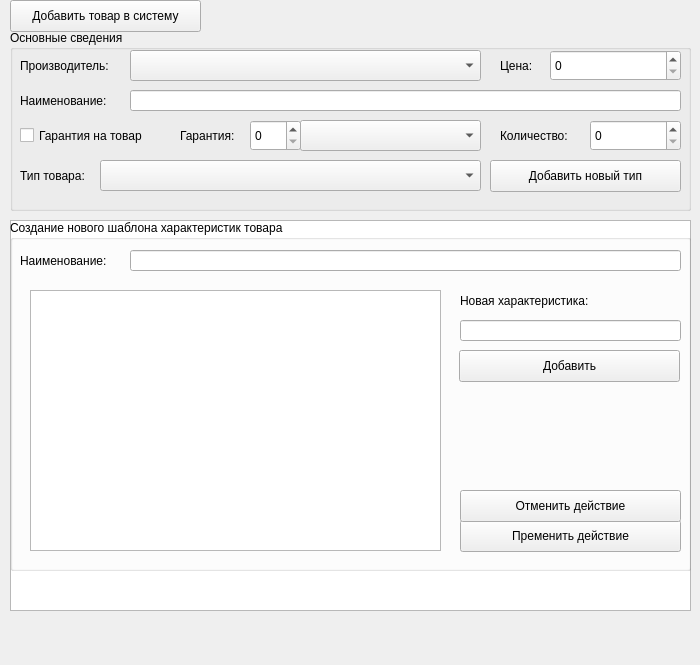
<?xml version="1.0" encoding="UTF-8"?>
<ui version="4.0">
 <class>MainWindow</class>
 <widget class="QMainWindow" name="MainWindow">
  <property name="geometry">
   <rect>
    <x>0</x>
    <y>0</y>
    <width>700</width>
    <height>665</height>
   </rect>
  </property>
  <property name="windowTitle">
   <string>MainWindow</string>
  </property>
  <widget class="QWidget" name="centralwidget">
   <widget class="QPushButton" name="pushButton">
    <property name="geometry">
     <rect>
      <x>10</x>
      <y>0</y>
      <width>191</width>
      <height>32</height>
     </rect>
    </property>
    <property name="text">
     <string>Добавить товар в систему</string>
    </property>
   </widget>
   <widget class="QGroupBox" name="groupBox">
    <property name="geometry">
     <rect>
      <x>10</x>
      <y>30</y>
      <width>681</width>
      <height>181</height>
     </rect>
    </property>
    <property name="title">
     <string>Основные сведения</string>
    </property>
    <widget class="QLabel" name="label">
     <property name="geometry">
      <rect>
       <x>10</x>
       <y>20</y>
       <width>111</width>
       <height>31</height>
      </rect>
     </property>
     <property name="text">
      <string>Производитель:</string>
     </property>
    </widget>
    <widget class="QComboBox" name="comboBox">
     <property name="geometry">
      <rect>
       <x>120</x>
       <y>20</y>
       <width>351</width>
       <height>31</height>
      </rect>
     </property>
    </widget>
    <widget class="QLabel" name="label_2">
     <property name="geometry">
      <rect>
       <x>490</x>
       <y>20</y>
       <width>41</width>
       <height>31</height>
      </rect>
     </property>
     <property name="text">
      <string>Цена:</string>
     </property>
    </widget>
    <widget class="QSpinBox" name="spinBox">
     <property name="geometry">
      <rect>
       <x>540</x>
       <y>20</y>
       <width>131</width>
       <height>31</height>
      </rect>
     </property>
     <property name="maximum">
      <number>1000000</number>
     </property>
    </widget>
    <widget class="QLabel" name="label_3">
     <property name="geometry">
      <rect>
       <x>10</x>
       <y>60</y>
       <width>111</width>
       <height>21</height>
      </rect>
     </property>
     <property name="text">
      <string>Наименование:</string>
     </property>
    </widget>
    <widget class="QLineEdit" name="lineEdit">
     <property name="geometry">
      <rect>
       <x>120</x>
       <y>60</y>
       <width>551</width>
       <height>21</height>
      </rect>
     </property>
    </widget>
    <widget class="QCheckBox" name="checkBox">
     <property name="geometry">
      <rect>
       <x>10</x>
       <y>90</y>
       <width>141</width>
       <height>31</height>
      </rect>
     </property>
     <property name="text">
      <string>Гарантия на товар</string>
     </property>
    </widget>
    <widget class="QSpinBox" name="spinBox_2">
     <property name="geometry">
      <rect>
       <x>240</x>
       <y>90</y>
       <width>51</width>
       <height>31</height>
      </rect>
     </property>
    </widget>
    <widget class="QLabel" name="label_4">
     <property name="geometry">
      <rect>
       <x>170</x>
       <y>90</y>
       <width>61</width>
       <height>31</height>
      </rect>
     </property>
     <property name="text">
      <string>Гарантия:</string>
     </property>
    </widget>
    <widget class="QComboBox" name="comboBox_2">
     <property name="geometry">
      <rect>
       <x>290</x>
       <y>90</y>
       <width>181</width>
       <height>31</height>
      </rect>
     </property>
    </widget>
    <widget class="QLabel" name="label_5">
     <property name="geometry">
      <rect>
       <x>490</x>
       <y>90</y>
       <width>81</width>
       <height>31</height>
      </rect>
     </property>
     <property name="text">
      <string>Количество:</string>
     </property>
    </widget>
    <widget class="QSpinBox" name="spinBox_3">
     <property name="geometry">
      <rect>
       <x>580</x>
       <y>90</y>
       <width>91</width>
       <height>31</height>
      </rect>
     </property>
    </widget>
    <widget class="QComboBox" name="comboBox_3">
     <property name="geometry">
      <rect>
       <x>90</x>
       <y>130</y>
       <width>381</width>
       <height>31</height>
      </rect>
     </property>
    </widget>
    <widget class="QLabel" name="label_6">
     <property name="geometry">
      <rect>
       <x>10</x>
       <y>130</y>
       <width>81</width>
       <height>31</height>
      </rect>
     </property>
     <property name="text">
      <string>Тип товара:</string>
     </property>
    </widget>
    <widget class="QComboBox" name="comboBox_4">
     <property name="geometry">
      <rect>
       <x>120</x>
       <y>220</y>
       <width>351</width>
       <height>31</height>
      </rect>
     </property>
    </widget>
    <widget class="QPushButton" name="pushButton_2">
     <property name="geometry">
      <rect>
       <x>480</x>
       <y>130</y>
       <width>191</width>
       <height>32</height>
      </rect>
     </property>
     <property name="text">
      <string>Добавить новый тип</string>
     </property>
    </widget>
   </widget>
   <widget class="QScrollArea" name="scrollArea">
    <property name="geometry">
     <rect>
      <x>10</x>
      <y>220</y>
      <width>681</width>
      <height>391</height>
     </rect>
    </property>
    <property name="widgetResizable">
     <bool>true</bool>
    </property>
    <widget class="QWidget" name="scrollAreaWidgetContents">
     <property name="geometry">
      <rect>
       <x>0</x>
       <y>0</y>
       <width>679</width>
       <height>389</height>
      </rect>
     </property>
     <widget class="QTableWidget" name="tableWidget_3">
      <property name="geometry">
       <rect>
        <x>-1</x>
        <y>-1</y>
        <width>681</width>
        <height>391</height>
       </rect>
      </property>
     </widget>
    </widget>
   </widget>
   <widget class="QGroupBox" name="groupBox_2">
    <property name="geometry">
     <rect>
      <x>10</x>
      <y>220</y>
      <width>681</width>
      <height>351</height>
     </rect>
    </property>
    <property name="title">
     <string>Создание нового шаблона характеристик товара </string>
    </property>
    <widget class="QLabel" name="label_13">
     <property name="geometry">
      <rect>
       <x>10</x>
       <y>30</y>
       <width>111</width>
       <height>21</height>
      </rect>
     </property>
     <property name="text">
      <string>Наименование:</string>
     </property>
    </widget>
    <widget class="QLineEdit" name="lineEdit_8">
     <property name="geometry">
      <rect>
       <x>120</x>
       <y>30</y>
       <width>551</width>
       <height>21</height>
      </rect>
     </property>
    </widget>
    <widget class="QScrollArea" name="scrollArea_5">
     <property name="geometry">
      <rect>
       <x>20</x>
       <y>70</y>
       <width>411</width>
       <height>261</height>
      </rect>
     </property>
     <property name="widgetResizable">
      <bool>true</bool>
     </property>
     <widget class="QWidget" name="scrollAreaWidgetContents_5">
      <property name="geometry">
       <rect>
        <x>0</x>
        <y>0</y>
        <width>409</width>
        <height>259</height>
       </rect>
      </property>
      <widget class="QTableWidget" name="tableWidget_5">
       <property name="geometry">
        <rect>
         <x>-1</x>
         <y>-1</y>
         <width>411</width>
         <height>261</height>
        </rect>
       </property>
       <attribute name="horizontalHeaderVisible">
        <bool>false</bool>
       </attribute>
       <attribute name="verticalHeaderVisible">
        <bool>false</bool>
       </attribute>
      </widget>
     </widget>
    </widget>
    <widget class="QLabel" name="label_14">
     <property name="geometry">
      <rect>
       <x>450</x>
       <y>70</y>
       <width>211</width>
       <height>21</height>
      </rect>
     </property>
     <property name="text">
      <string>Новая характеристика:</string>
     </property>
    </widget>
    <widget class="QLineEdit" name="lineEdit_9">
     <property name="geometry">
      <rect>
       <x>450</x>
       <y>100</y>
       <width>221</width>
       <height>21</height>
      </rect>
     </property>
    </widget>
    <widget class="QPushButton" name="pushButton_12">
     <property name="geometry">
      <rect>
       <x>449</x>
       <y>130</y>
       <width>221</width>
       <height>32</height>
      </rect>
     </property>
     <property name="text">
      <string>Добавить</string>
     </property>
    </widget>
    <widget class="QPushButton" name="pushButton_13">
     <property name="geometry">
      <rect>
       <x>450</x>
       <y>300</y>
       <width>221</width>
       <height>32</height>
      </rect>
     </property>
     <property name="text">
      <string>Пременить действие</string>
     </property>
    </widget>
    <widget class="QPushButton" name="pushButton_14">
     <property name="geometry">
      <rect>
       <x>450</x>
       <y>270</y>
       <width>221</width>
       <height>32</height>
      </rect>
     </property>
     <property name="text">
      <string>Отменить действие</string>
     </property>
    </widget>
   </widget>
  </widget>
  <widget class="QMenuBar" name="menubar">
   <property name="geometry">
    <rect>
     <x>0</x>
     <y>0</y>
     <width>700</width>
     <height>36</height>
    </rect>
   </property>
  </widget>
 </widget>
 <resources/>
 <connections/>
</ui>
